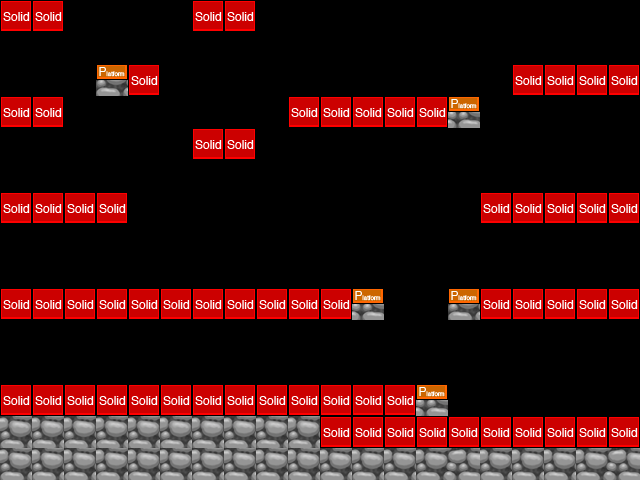

A level layout from a 2D game, rendered from its tile map. Below: a short description, then the map file with tile-grid data replaced by summaries:
An orthogonal 20x15 tile map with 32x32 px tiles, 4 tile layers (Parallax_layer1, background, foreground, collision), 2 tilesets and 11 objects (7x CoinEntity, 2x EnemyEntity, mainPlayer, me.LevelEntity).

<map version="1.0" orientation="orthogonal" width="20" height="15" tilewidth="32" tileheight="32">
 <properties>
  <property name="background_color" value="#C0C0C0" />
 </properties>
 <tileset firstgid="1" name="area01_level_tiles" tilewidth="32" tileheight="32">
  <image source="area01_tileset/area01_level_tiles.png" width="588" height="387" />
 </tileset>
 <tileset firstgid="217" name="metatiles32x32" tilewidth="32" tileheight="32">
  <image source="area01_tileset/metatiles32x32.png" width="160" height="32" />
  <tile id="0">
   <properties>
    <property name="type" value="solid" />
   </properties>
  </tile>
  <tile id="1">
   <properties>
    <property name="type" value="platform" />
   </properties>
  </tile>
  <tile id="4">
   <properties>
    <property name="type" value="ladder" />
   </properties>
  </tile>
 </tileset>
 <layer name="Parallax_layer1" width="20" height="15">
  <properties>
   <property name="imagesrc" value="area01_bkg0" />
  </properties>
  <data>[300 cells, 0 non-empty, 0 distinct tile ids]</data>
 </layer>
 <layer name="background" width="20" height="15">
  <data>[300 cells, 0 non-empty, 0 distinct tile ids]</data>
 </layer>
 <objectgroup name="Entities" width="20" height="15">
  <object name="mainPlayer" x="0" y="64" width="32" height="32">
   <properties>
    <property name="image" value="gripe_run_right" />
    <property name="spritewidth" value="32" />
   </properties>
  </object>
  <object name="CoinEntity" x="96" y="32" width="32" height="32">
   <properties>
    <property name="image" value="spinning_coin_gold" />
    <property name="spritewidth" value="32" />
   </properties>
  </object>
  <object name="CoinEntity" x="192" y="96" width="32" height="32">
   <properties>
    <property name="image" value="spinning_coin_gold" />
    <property name="spritewidth" value="32" />
   </properties>
  </object>
  <object name="CoinEntity" x="320" y="256" width="32" height="32">
   <properties>
    <property name="image" value="spinning_coin_gold" />
    <property name="spritewidth" value="32" />
   </properties>
  </object>
  <object name="CoinEntity" x="352" y="64" width="32" height="32">
   <properties>
    <property name="image" value="spinning_coin_gold" />
    <property name="spritewidth" value="32" />
   </properties>
  </object>
  <object name="CoinEntity" x="512" y="32" width="32" height="32">
   <properties>
    <property name="image" value="spinning_coin_gold" />
    <property name="spritewidth" value="32" />
   </properties>
  </object>
  <object name="CoinEntity" x="608" y="160" width="32" height="32">
   <properties>
    <property name="image" value="spinning_coin_gold" />
    <property name="spritewidth" value="32" />
   </properties>
  </object>
  <object name="CoinEntity" x="32" y="256" width="32" height="32">
   <properties>
    <property name="image" value="spinning_coin_gold" />
    <property name="spritewidth" value="32" />
   </properties>
  </object>
  <object name="me.LevelEntity" x="608" y="384" width="32" height="32">
   <properties>
    <property name="duration" value="250" />
    <property name="fade" value="#000000" />
    <property name="to" value="area05" />
   </properties>
  </object>
 </objectgroup>
 <objectgroup name="EnemyEntities" width="20" height="15">
  <object name="EnemyEntity" x="0" y="352" width="96" height="32">
   <properties>
    <property name="image" value="wheelie_right" />
    <property name="spritewidth" value="32" />
   </properties>
  </object>
  <object name="EnemyEntity" x="224" y="256" width="32" height="32">
   <properties>
    <property name="image" value="wheelie_right" />
    <property name="spritewidth" value="32" />
   </properties>
  </object>
 </objectgroup>
 <layer name="foreground" width="20" height="15">
  <data>[300 cells, 101 non-empty, 2 distinct tile ids]</data>
 </layer>
 <layer name="collision" width="20" height="15">
  <data>[300 cells, 71 non-empty, 2 distinct tile ids]</data>
 </layer>
</map>
